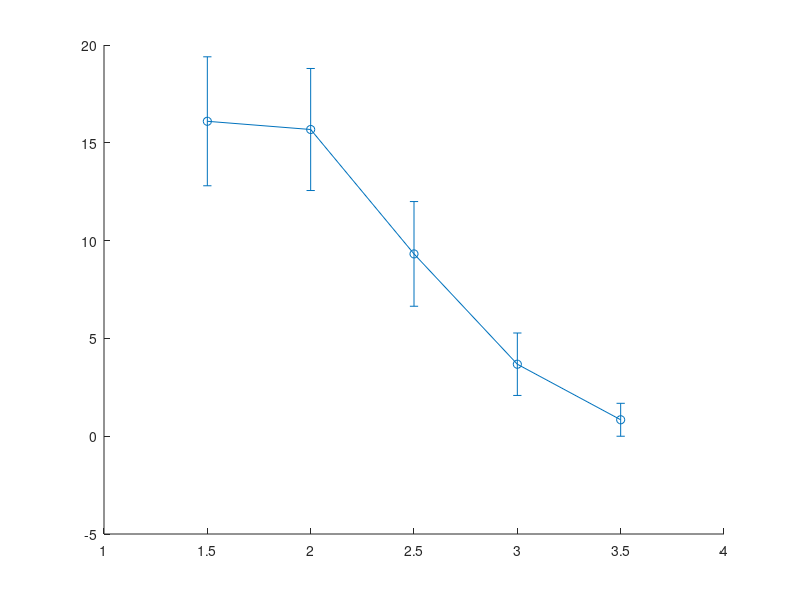

Source code (MATLAB): (Note: this script raises an error after producing the figure.)
function spine_sweep()
% SPINE_SWEEP
% Run parameter sweeps on the geometric model.
%
% Experiment 1: vary axonDistance, keep irregular angle noise fixed.
% Experiment 2: vary irregular angle noise, keep axonDistance fixed.

%% ----------------- Common base parameters -----------------
baseParams.dendLength = 100;
baseParams.nSpines = 40;

% Regular spines
baseParams.regSpineLength = 1.5;
baseParams.regSpineAngle = 0;

% Irregular spines
baseParams.irPosJitterFrac = 0.25;
baseParams.irLengthMean = 1.8;
baseParams.irLengthStd = 0.7;

% Synapse rule
baseParams.synapseRadius = 0.4;
baseParams.maxAngleDeg = 45;

% Simulation
baseParams.nRuns = 50;

% Precompute alignment threshold
baseParams.maxAngleRad = deg2rad(baseParams.maxAngleDeg);
baseParams.minCosAlignment = cos(baseParams.maxAngleRad);

%% ----------------- Experiment 1: sweep axonDistance -----------------
axonDistances = [1.5 2.0 2.5 3.0 3.5]; 
nAxon = numel(axonDistances);

meanRegExp1 = zeros(nAxon,1);
sdRegExp1 = zeros(nAxon,1);
meanIrExp1 = zeros(nAxon,1);
sdIrExp1 = zeros(nAxon,1);

for i = 1:nAxon
    params = baseParams;
    params.axonDistance = axonDistances(i);
    params.irAngleStd = 20;  % keep irregular angle noise fixed here

    [meanReg, sdReg, meanIr, sdIr] = run_geometric_model(params);

    meanRegExp1(i) = meanReg;
    sdRegExp1(i) = sdReg;
    meanIrExp1(i) = meanIr;
    sdIrExp1(i) = sdIr;
end

% Plot Experiment 1: focus on irregular synapses vs axon distance
figure;
hold on;
errorbar(axonDistances, meanIrExp1, sdIrExp1, '-o', 'LineWidth', 1.5);
errorbar(axonDistances, meanRegExp1, sdRegExp1, '-o', 'LineWidth', 1.5);
xlabel('Axon distance (μm)');
ylabel('Mean potential synapses (irregular)');
title('Experiment 1: synapses vs axon distance');
legend({'Irregular','Regular'}, 'Location', 'best');
grid on;

%% ----------------- Experiment 2: sweep irregular angle noise --------
angleVals = [0 10 20 30 40 50 60]; 
nAng = numel(angleVals);

meanRegExp2 = zeros(nAng,1);
sdRegExp2 = zeros(nAng,1);
meanIrExp2 = zeros(nAng,1);
sdIrExp2 = zeros(nAng,1);

fixedAxonDistance = 2.0;

for i = 1:nAng
    params = baseParams;
    params.axonDistance = fixedAxonDistance;
    params.irAngleStd = angleVals(i);

    [meanReg, sdReg, meanIr, sdIr] = run_geometric_model(params);

    meanRegExp2(i) = meanReg;
    sdRegExp2(i) = sdReg;
    meanIrExp2(i) = meanIr;
    sdIrExp2(i) = sdIr;
end

% Plot Experiment 2: irregular synapses vs angle noise
figure;
hold on;
errorbar(angleVals, meanIrExp2, sdIrExp2, '-o', 'LineWidth', 1.5);
errorbar(angleVals, meanRegExp2, sdRegExp2, '-o', 'LineWidth', 1.5);
xlabel('Irregular spine angle noise (SD, deg)');
ylabel('Mean potential synapses (irregular)');
title(sprintf('Experiment 2: synapses vs angle noise (axon = %.1f μm)', ...
    fixedAxonDistance));
legend({'Irregular','Regular'}, 'Location', 'best');
grid on;

end 


%% ------------------------ HELPER FUNCTIONS ------------------------------

function [meanRegSyn, sdRegSyn, meanIrSyn, sdIrSyn] = run_geometric_model(p)
% RUN_GEOMETRIC_MODEL

nRuns = p.nRuns;

regularSynCount = zeros(nRuns,1);
irregularSynCount = zeros(nRuns,1);

for r = 1:nRuns
    % Regular dendrite
    [regBases, regHeads] = generate_regular_spines( ...
        p.dendLength, p.nSpines, p.regSpineLength, p.regSpineAngle);

    [regCount, ~, ~, ~] = evaluate_synapses( ...
        regBases, regHeads, p.axonDistance, p.synapseRadius, p.minCosAlignment);

    regularSynCount(r) = regCount;

    % Irregular dendrite
    [irBases, irHeads] = generate_irregular_spines( ...
        p.dendLength, p.nSpines, ...
        p.irPosJitterFrac, p.irLengthMean, p.irLengthStd, ...
        p.irAngleStd);

    [irCount, ~, ~, ~] = evaluate_synapses( ...
        irBases, irHeads, p.axonDistance, p.synapseRadius, p.minCosAlignment);

    irregularSynCount(r) = irCount;
end

meanRegSyn = mean(regularSynCount);
sdRegSyn = std(regularSynCount);
meanIrSyn = mean(irregularSynCount);
sdIrSyn = std(irregularSynCount);

end


%% ------------------------ LOCAL COPY OF HELPER FUNCTIONS ------------------------------
function [spineBases, spineHeads] = generate_regular_spines( ...
    dendLength, nSpines, spineLength, spineAngleDeg)

xPositions = linspace(0, dendLength, nSpines)';  
spineBases = [xPositions, zeros(nSpines,1), zeros(nSpines,1)];

theta = deg2rad(spineAngleDeg);
dirXY = repmat([sin(theta), cos(theta), 0], nSpines, 1);

spineVectors = spineLength * dirXY;
spineHeads = spineBases + spineVectors;

end


function [spineBases, spineHeads] = generate_irregular_spines( ...
    dendLength, nSpines, posJitterFrac, lengthMean, lengthStd, angleStdDeg)

basePositions = linspace(0, dendLength, nSpines)';

meanSpacing = dendLength / (nSpines-1);
maxJitter = posJitterFrac * meanSpacing;

jitter = (2*rand(nSpines,1) - 1) * maxJitter;
xPositions = basePositions + jitter;
xPositions = max(min(xPositions, dendLength), 0);

spineBases = [xPositions, zeros(nSpines,1), zeros(nSpines,1)];

lengths = lengthMean + lengthStd*randn(nSpines,1);
lengths(lengths <= 0) = lengthMean * 0.5;

angleNoise = angleStdDeg * randn(nSpines,1);
theta = deg2rad(angleNoise);

dirXY = [sin(theta), cos(theta), zeros(nSpines,1)];
spineVectors = dirXY .* lengths;

spineHeads = spineBases + spineVectors;

end


function [countSyn, meanCosAlign, alignedIdx, withinDist] = evaluate_synapses( ...
    spineBases, spineHeads, axonDistance, synapseRadius, minCosAlignment)

nSpines = size(spineBases,1);

headY= spineHeads(:,2);
distToAxon = abs(headY - axonDistance);
withinDist = distToAxon <= synapseRadius;

spineVecs = spineHeads - spineBases;
baseToAxon = spineBases;
baseToAxon(:,2) = axonDistance - spineBases(:,2);
baseToAxon(:,1) = 0;

spineNorm = vecnorm(spineVecs,2,2);
axonNorm = vecnorm(baseToAxon,2,2);
dotProd = sum(spineVecs .* baseToAxon, 2);

cosTheta = dotProd ./ (spineNorm .* axonNorm + eps);

validIdx = withinDist & ~isnan(cosTheta) & ~isinf(cosTheta);
alignedIdx = validIdx & (cosTheta >= minCosAlignment);

countSyn = sum(alignedIdx);

if any(validIdx)
    meanCosAlign = mean(cosTheta(validIdx));
else
    meanCosAlign = NaN;
end

end
